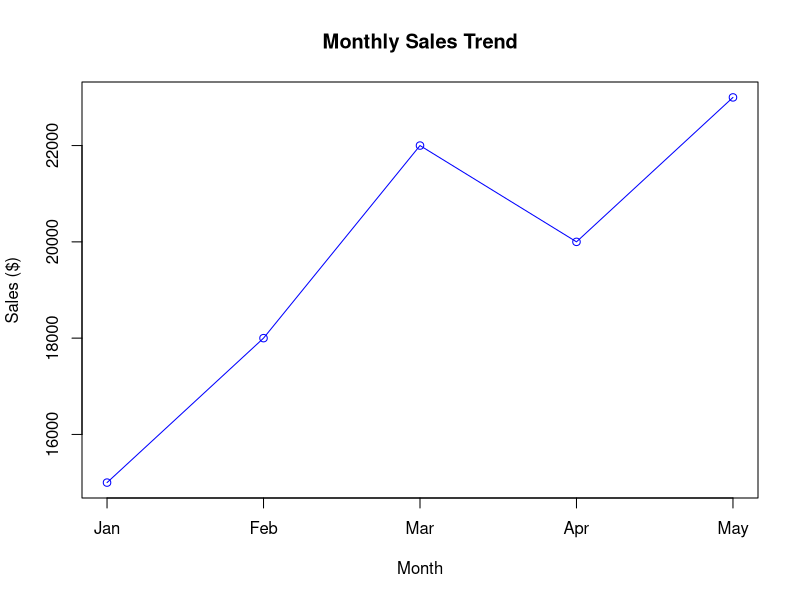
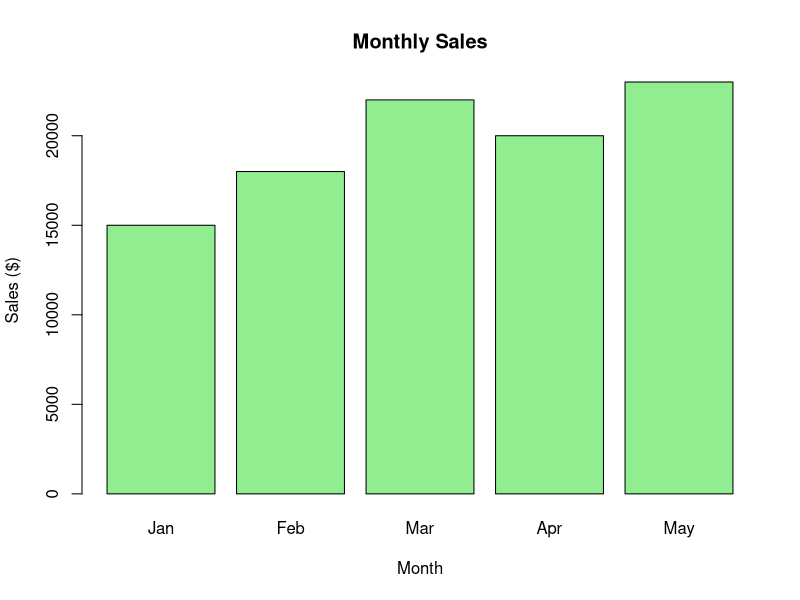
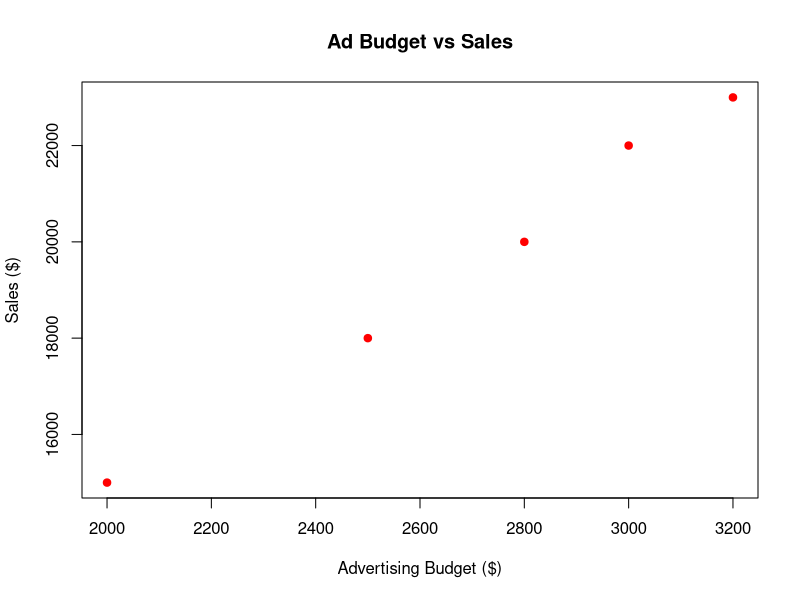

These charts were generated, in order, by the following R code:
# Monthly Sales Data
sales <- c(15000,18000,22000,20000,23000)
months <- c("Jan","Feb","Mar","Apr","May")

# Line Chart (Monthly Sales Trend)
plot(sales, type="o", col="blue", xaxt="n",
     xlab="Month", ylab="Sales ($)",
     main="Monthly Sales Trend")
axis(1, at=1:5, labels=months)

# Bar Chart (Monthly Sales like the image)
barplot(sales,
        names.arg=months,
        col="lightgreen",
        main="Monthly Sales",
        xlab="Month",
        ylab="Sales ($)")

# Scatter Plot (Ad Budget vs Sales)
ad_budget <- c(2000,2500,3000,2800,3200)
plot(ad_budget, sales,
     xlab="Advertising Budget ($)",
     ylab="Sales ($)",
     main="Ad Budget vs Sales",
     pch=19, col="red")
